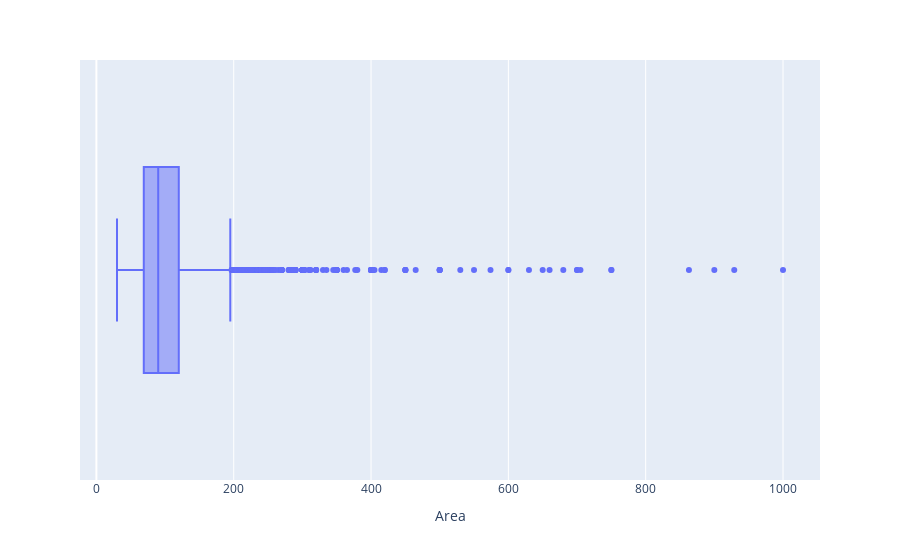

The notebook cell this image was saved under:
### Code cell
ex.box(x="Area",data_frame=data)

### Figure 1 — Plotly figure (JSON) as saved in the notebook; plotly's stock layout.template omitted (floating-point values rounded to 4 significant figures; data arrays with more than 128 entries replaced by an {"elided": "..."} marker saying what was removed)
{"data": [{"alignmentgroup": "True", "hovertemplate": "Area=%{x}<extra></extra>", "legendgroup": "", "marker": {"color": "#636efa"}, "name": "", "notched": false, "offsetgroup": "", "orientation": "h", "showlegend": false, "type": "box", "x": {"elided": "3451 int values"}, "x0": " ", "xaxis": "x", "y0": " ", "yaxis": "y"}], "layout": {"boxmode": "group", "legend": {"tracegroupgap": 0}, "margin": {"t": 60}, "xaxis": {"anchor": "y", "domain": [0, 1], "title": {"text": "Area"}}, "yaxis": {"anchor": "x", "domain": [0, 1]}}}
